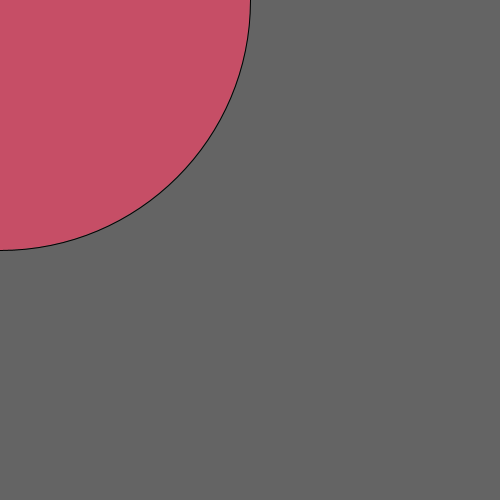
Frame 1 (no input)
Frame 60 (the mouse pressed at the canvas centre just before this capture): identical to frame 1, image omitted
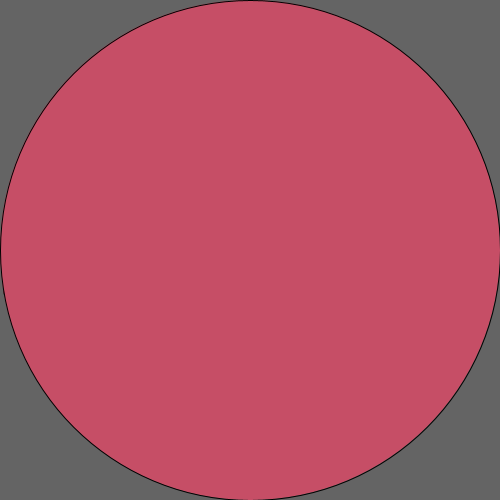
Frame 120 (the mouse held since frame 60 and released just before this capture)

The Processing sketch that drew these frames (run headless with seeded random() and noise(); from frame 60 on, the mouse is pressed at the canvas centre):

// Processing sketch: square_thing_11_22_15
// ── square_thing_11_22_15.pde
void setup()
{ size(500,500);
}
void draw ()
{ background (100,100); 
rect (random (5), mouseY,55,55,3, 6, 12, 18);
fill(198, 78, 102);
if (mousePressed && (mouseButton== RIGHT))
fill(190, 199, 247);
if (mousePressed && (mouseButton== LEFT))
fill(99, 231, 245);
ellipse (mouseX, mouseY, 500,500);
}
